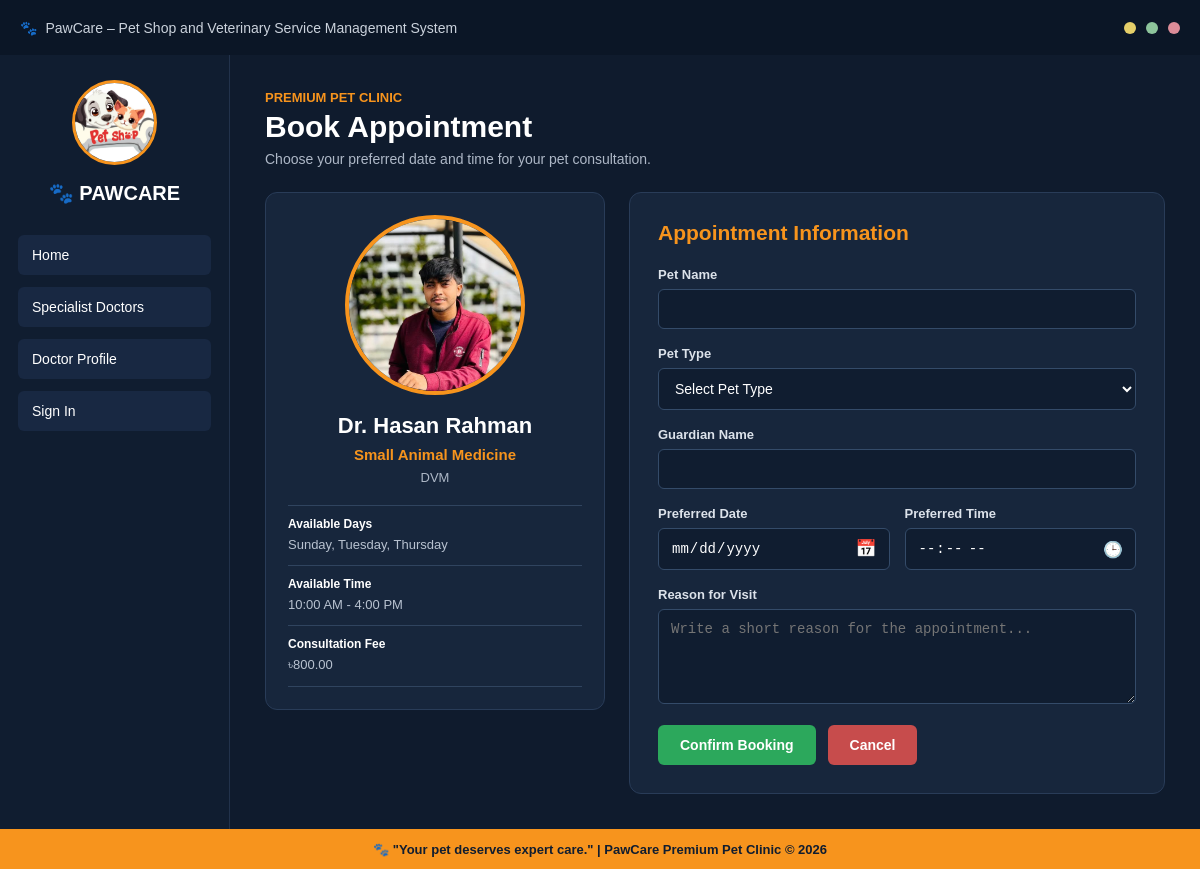
/index.php?page=book_appointment&doctor_id=1, run on the app's committed database.
### tables this page shows
CREATE TABLE `doctors` (
  `doctor_id` int(11) NOT NULL,
  `user_id` int(11) NOT NULL,
  `specialization` varchar(100) NOT NULL,
  `qualification` varchar(150) DEFAULT NULL,
  `experience_years` int(11) DEFAULT 0,
  `consultation_fee` decimal(10,2) DEFAULT 0.00,
  `available_days` varchar(100) DEFAULT NULL,
  `available_time` varchar(100) DEFAULT NULL,
  `bio` text DEFAULT NULL,
  `status` enum('Available','Unavailable') DEFAULT 'Available',
  `created_at` timestamp NOT NULL DEFAULT current_timestamp(),
  `updated_at` timestamp NOT NULL DEFAULT current_timestamp() ON UPDATE current_timestamp()
);

CREATE TABLE `users` (
  `user_id` int(11) NOT NULL,
  `full_name` varchar(100) NOT NULL,
  `username` varchar(50) NOT NULL,
  `email` varchar(100) NOT NULL,
  `phone` varchar(20) DEFAULT NULL,
  `gender` enum('Male','Female','Other') DEFAULT NULL,
  `password` varchar(255) NOT NULL,
  `role` enum('admin','customer','doctor','delivery') NOT NULL,
  `profile_image` varchar(255) DEFAULT 'default.png',
  `address` text DEFAULT NULL,
  `status` enum('active','inactive') DEFAULT 'active',
  `created_at` timestamp NOT NULL DEFAULT current_timestamp(),
  `updated_at` timestamp NOT NULL DEFAULT current_timestamp() ON UPDATE current_timestamp()
);

### controllers/public_controller.php (called while the page is built, shortened)
<?php
require_once __DIR__ . '/../helpers/helpers.php';
require_once __DIR__ . '/../models/doctor_model.php';
function book_appointment_controller($conn) {
    $doctor_id = isset($_GET["doctor_id"]) ? (int) $_GET["doctor_id"] : 0;
    $doctor = $doctor_id > 0 ? find_public_doctor($conn, $doctor_id) : null;
    $profile_image = trim($doctor["profile_image"] ?? "");
    $pet_name = "";
    $guardian_name = "";
    $appointment_date = "";
    $appointment_time = "";
    require __DIR__ . '/../views/public/book_appointment.php';
}

### helpers/helpers.php (called while the page is built, shortened)
<?php
function route_url($page, $query = "") {
    $directory = str_replace("\\", "/", dirname($_SERVER["SCRIPT_NAME"]));
    $role = basename($directory);
    $url = rtrim($directory, "/") . "/index.php?page=" . urlencode($page);
    return $url;
}
function profile_image_file($filename) {
    $name = basename(str_replace('\\', '/', trim((string)$filename)));
    return $name;
}

### models/doctor_model.php (called while the page is built, shortened)
<?php
function find_public_doctor($conn, $doctor_id) {
    $sql = "SELECT d.doctor_id, d.specialization, d.qualification, d.experience_years, d.consultation_fee, d.available_days, d.available_time, d.bio, d.status, u.full_name, u.profile_image FROM doctors d JOIN users u ON d.user_id = u.user_id WHERE d.doctor_id = ? AND u.status = 'active' LIMIT 1";
    $stmt = mysqli_prepare($conn, $sql);
    mysqli_stmt_bind_param($stmt, "i", $doctor_id);
    mysqli_stmt_execute($stmt);
    $doctor = mysqli_fetch_assoc(mysqli_stmt_get_result($stmt));
    return $doctor;
}

### views/public/book_appointment.php (the view, shortened to what this page needs)
<!DOCTYPE html>
<html lang="en">
<head>
    <link rel="stylesheet" href="assets/css/style.css">
    <link rel="stylesheet" href="assets/css/book-appointment.css">
</head>
<body class="appointment-page">
<header class="top-bar">
    <div class="top-brand">
        <span class="brand-icon">🐾</span>
        <span>PawCare – Pet Shop and Veterinary Service Management System</span>
    </div>
    <div class="window-dots">
        <span></span>
        <span></span>
        <span></span>
    </div>
</header>
<main class="appointment-container">
    <aside class="appointment-sidebar">
        <div class="sidebar-brand">
            <img src="assets/images/petLogo.jpeg" alt="PawCare Logo" class="sidebar-logo">
            <h2>🐾 PAWCARE</h2>
        </div>
        <nav class="sidebar-menu">
            <a href="<?php echo htmlspecialchars(route_url("home")); ?>" class="menu-btn">Home</a>
            <a href="<?php echo htmlspecialchars(route_url("specialist_doctors")); ?>" class="menu-btn">
                Specialist Doctors
            </a>
            <a href="<?php echo htmlspecialchars(route_url("doctor_profile")); ?>&amp;doctor_id=<?php echo (int)$doctor["doctor_id"]; ?>" class="menu-btn">
                Doctor Profile
            </a>
            <a href="<?php echo htmlspecialchars(route_url("login")); ?>" class="menu-btn">
                Sign In
            </a>
        </nav>
    </aside>
    <section class="appointment-content">
        <div class="page-heading">
            <p>Premium Pet Clinic</p>
            <h1>Book Appointment</h1>
            <span>
                Choose your preferred date and time for your pet consultation.
            </span>
        </div>
        <div class="appointment-box">
            <div class="selected-doctor">
                <div class="doctor-image">
                    <img
                        src="assets/uploads/profiles/<?php echo htmlspecialchars(profile_image_file($profile_image)); ?>"
                        onerror="this.onerror=null; this.src='assets/uploads/profiles/default.svg';"
                        alt="<?php echo htmlspecialchars($doctor["full_name"]); ?>"
                    >
                </div>
                <h2>
                    <?php echo htmlspecialchars($doctor["full_name"]); ?>
                </h2>
                <h4>
                    <?php echo htmlspecialchars($doctor["specialization"]); ?>
                </h4>
                <p>
                    <?php echo htmlspecialchars($doctor["qualification"]); ?>
                </p>
                <div class="doctor-info-row">
                    <strong>Available Days</strong>
                    <span>
                        <?php echo htmlspecialchars($doctor["available_days"]); ?>
                    </span>
                </div>
                <div class="doctor-info-row">
                    <strong>Available Time</strong>
                    <span>
                        <?php echo htmlspecialchars($doctor["available_time"]); ?>
                    </span>
                </div>
                <div class="doctor-info-row">
                    <strong>Consultation Fee</strong>
                    <span>
                        ৳<?php echo number_format((float)$doctor["consultation_fee"], 2); ?>
                    </span>
                </div>
            </div>
            <div class="appointment-form-box">
                <h2>Appointment Information</h2>
                <form action="<?php echo htmlspecialchars(route_url("book_appointment")); ?>&amp;doctor_id=<?php echo (int)$doctor["doctor_id"]; ?>" method="POST">
                    <div class="form-group">
                        <label for="pet_name">Pet Name</label>
                        <input
                            type="text"
                            id="pet_name"
                            name="pet_name"
                            value="<?php echo htmlspecialchars($pet_name); ?>"
                            required
                        >
                    </div>
                    <div class="form-group">
                        <label for="pet_type">Pet Type</label>
                        <select id="pet_type" name="pet_type" required>
                            <option value="">Select Pet Type</option>
                        </select>
                    </div>
                    <div class="form-group">
                        <label for="guardian_name">Guardian Name</label>
                        <input
                            type="text"
                            id="guardian_name"
                            name="guardian_name"
                            value="<?php echo htmlspecialchars($guardian_name); ?>"
                            required
                        >
                    </div>
                    <div class="form-row">
                        <div class="form-group">
                            <label for="appointment_date">
                                Preferred Date
                            </label>
                            <input
                                type="date"
                                id="appointment_date"
                                name="appointment_date"
                                min="<?php echo date("Y-m-d"); ?>"
                                value="<?php echo htmlspecialchars($appointment_date); ?>"
                                required
                            >
                        </div>
                        <div class="form-group">
                            <label for="appointment_time">
                                Preferred Time
                            </label>
                            <input
                                type="time"
                                id="appointment_time"
                                name="appointment_time"
                                value="<?php echo htmlspecialchars($appointment_time); ?>"
                                required
                            >
                        </div>
                    </div>
                    <div class="form-group">
                        <label for="reason">
                            Reason for Visit
                        </label>
                        <textarea
                            id="reason"
                            name="reason"
                            rows="4"
                            placeholder="Write a short reason for the appointment..."
                            required><?php echo htmlspecialchars($reason); ?></textarea>
                    </div>
                    <div class="form-actions">
                        <button type="submit" class="confirm-btn">
                            Confirm Booking
                        </button>
                        <a href="<?php echo htmlspecialchars(route_url("doctor_profile")); ?>&amp;doctor_id=<?php echo (int)$doctor["doctor_id"]; ?>" class="cancel-btn">
                            Cancel
                        </a>
                    </div>
                </form>
            </div>
        </div>
    </section>
</main>
<footer class="appointment-footer">
    🐾 "Your pet deserves expert care." | PawCare Premium Pet Clinic © 2026
</footer>
</body>
</html

### assets/css/style.css (style rules this page uses)
* { margin: 0; padding: 0; box-sizing: border-box; }
body { font-family: Arial, sans-serif; }

### data on the page
doctors: user.profile_image (picture), user.full_name "Dr. Hasan Rahman", specialization "Small Animal Medicine", qualification "DVM", available_days "Sunday, Tuesday, Thursday", available_time "10:00 AM - 4:00 PM", consultation_fee "800.00"
